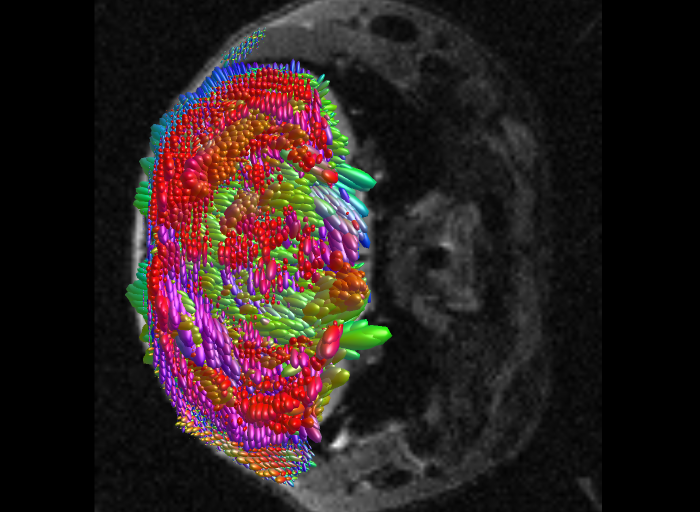
#> input picture tmp/ctrl_fod_0000.png, 1400 x 1024 px, found by its file name (shown at 1/2 size); its folder holds 8 pictures in this run
$ python make_4x3_figure.py
#> lines starting #> are read from the running program, lines starting #| are printed output that depends on the picture
### functions/config_loader.py
#!/usr/bin/env python3
"""
Configuration loader for mbrain pipeline.

This module provides a centralized way to load configuration from config1.yaml.
All scripts should use this to get parameters instead of hardcoding values.

Usage:
    from config_loader import load_config, get_config

    # Load once at start (respects MBRAIN_PIPELINE env var)
    cfg = load_config()

    # Or explicitly specify pipeline
    cfg = load_config(pipeline='flip1')

    # Access parameters
    step_size = cfg['tractography']['step_size']
    max_dist = cfg['matlab_cleaning']['max_dist']
"""

import os
import yaml
from pathlib import Path
from typing import Dict, Any, Optional

# Global config cache
_config: Optional[Dict[str, Any]] = None
_current_pipeline: Optional[str] = None

# [9 lines left out: function get_config_path, not called in this run]

def load_config(config_path: Optional[Path] = None, pipeline: Optional[str] = None) -> Dict[str, Any]:
    """
    Load configuration from YAML file.

    Args:
        config_path: Optional explicit path to config file.
        pipeline: Ignored, kept for API compatibility.

    Returns:
        Dictionary with all configuration parameters.
    """
#> called with config_path = 'config1.yaml'
    global _config, _current_pipeline

    if config_path is None:
        config_path = get_config_path(pipeline)

    _current_pipeline = 'flip1'

    if config_path is None:
        config_path = get_config_path(pipeline)
    config_path = Path(config_path).resolve()

    with open(config_path, 'r') as f:
        _config = yaml.safe_load(f)

    # ── Auto-detect base paths ──────────────────────────────────────────
    # repo_dir  = directory containing config1.yaml
    # data_base = repo_dir (publish branch: data/ and local/ are inside repo)
    # These can be overridden via environment variables.
    paths = _config.setdefault('paths', {})
    repo_dir = Path(os.environ.get(
        'MBRAIN_REPO_DIR',
        str(config_path.parent),
    ))
    data_base = Path(os.environ.get(
        'MBRAIN_DATA_BASE',
        str(repo_dir),
    ))
    paths['repo_dir'] = str(repo_dir)
    paths['data_base'] = str(data_base)

    # Auto-detect matlab_path if not set or if the path doesn't exist
    if not paths.get('matlab_path') or not Path(paths['matlab_path']).exists():
        for candidate in [
            '/Applications/MATLAB_R2025b.app/bin/matlab',
            '/Applications/MATLAB_R2024a.app/bin/matlab',
            '/opt/MATLAB/R2024a/bin/matlab',
            os.environ.get('MBRAIN_MATLAB_PATH', ''),
        ]:
            if candidate and Path(candidate).exists():
                paths['matlab_path'] = candidate
                break

    # Auto-detect rtp2_pipeline_path if not set or if the path doesn't exist
    if not paths.get('rtp2_pipeline_path') or not Path(paths['rtp2_pipeline_path']).exists():
        for candidate in [
            str(repo_dir / 'rtp2-pipeline'),
            str(repo_dir.parent / 'rtp2-pipeline'),
            str(repo_dir.parent / 'gitlab' / 'rtp2-pipeline'),
            os.environ.get('MBRAIN_RTP2_PATH', ''),
        ]:
            if candidate and Path(candidate).exists():
                paths['rtp2_pipeline_path'] = candidate
                break

    # Resolve {variable} placeholders in paths
    _resolve_path_variables(_config)

    # Allow environment variable override for derivatives directory
    # Used by --derivatives-dir CLI args across pipeline scripts
    deriv_override = os.environ.get('MBRAIN_DERIVATIVES_DIR')
    if deriv_override and 'paths' in _config:
        _config['paths']['derivatives_dir'] = deriv_override
        _config['paths']['derivatives_flip1'] = deriv_override

    return _config


def _resolve_path_variables(cfg: Dict[str, Any], max_passes: int = 5) -> None:
    """
    Resolve {variable} placeholders in the 'paths' section of the config.

    Variables like {repo_dir}, {data_base}, {matlab_path}, {rtp2_pipeline_path}
    are expanded using values from the same 'paths' dict.
    Also resolves {matlab_path} and {rtp2_pipeline_path} references in other sections.
    """
#> called with max_passes = 5
    if 'paths' not in cfg:
        return

    paths = cfg['paths']

    # Multi-pass resolution (handles chained references)
    for _ in range(max_passes):
        changed = False
        for key, val in paths.items():
            if isinstance(val, str) and '{' in val:
                new_val = val
                for ref_key, ref_val in paths.items():
                    if isinstance(ref_val, str) and '{' not in ref_val:
                        new_val = new_val.replace('{' + ref_key + '}', ref_val)
                if new_val != val:
                    paths[key] = new_val
                    changed = True
        if not changed:
            break

    # Also resolve path references in other sections (matlab_cleaning, atlas_coreg, file_tree, etc.)
    _resolve_nested(cfg, paths)


def _resolve_nested(obj: Any, paths: Dict[str, str]) -> None:
    """Recursively resolve {variable} placeholders in nested dicts/lists using paths dict."""
    if isinstance(obj, dict):
        for key, val in obj.items():
            if isinstance(val, str) and '{' in val:
                for ref_key, ref_val in paths.items():
                    if isinstance(ref_val, str):
                        val = val.replace('{' + ref_key + '}', ref_val)
                obj[key] = val
            elif isinstance(val, (dict, list)):
                _resolve_nested(val, paths)
    elif isinstance(obj, list):
        for i, item in enumerate(obj):
            if isinstance(item, str) and '{' in item:
                for ref_key, ref_val in paths.items():
                    if isinstance(ref_val, str):
                        item = item.replace('{' + ref_key + '}', ref_val)
                obj[i] = item
            elif isinstance(item, (dict, list)):
                _resolve_nested(item, paths)

# [165 lines left out: functions get_current_pipeline, get_config, get_tractography_params, get_matlab_cleaning_params, get_ants_params, get_subject_groups and 6 more, not called in this run]


# [24 lines that do not run on import are left out]

### functions/fixel_roi_analysis.py
"""
Fixel ROI Direction Analysis
=============================

Analyze main fiber directions within an arbitrary ROI mask using fixel decomposition.

Pipeline:
  1. Regrid ROI mask to FOD space (if grids differ)
  2. fod2fixel within the ROI → fixel directory
  3. fixel2peaks → peak direction vectors
  4. K-means clustering (k=n_clusters) on |v| for antipodal-safe grouping
  5. Scatter matrix eigenvector method for proper axial averaging
  6. 3D hemisphere scatter + radar plot visualization

Usage:
  from functions.fixel_roi_analysis import run_fixel_roi_analysis

  results = run_fixel_roi_analysis(
      roi_path='/path/to/roi.mif',
      fod_path='/path/to/wm_fod_norm_group.mif',
      output_dir='/path/to/dwi/',
      subject_id='sub-XXX',
      report_dir='/path/to/reports/',
      n_clusters=2,
  )
"""

import subprocess
import numpy as np
import nibabel as nib
from pathlib import Path
from sklearn.cluster import KMeans


# ---------------------------------------------------------------------------
# Core math
# ---------------------------------------------------------------------------

# [565 lines left out: functions get_directional_mean, extract_peak_vectors, cluster_fixel_directions, draw_radial_whiskers, plot_fixel_directions, _run_cmd and 2 more, not called in this run]


# ---------------------------------------------------------------------------
# Fixel loading helpers (for pre-existing fixel directories)
# ---------------------------------------------------------------------------

def _load_mif_as_array(mif_path, conda_env='mbrain'):
    """Convert .mif to temporary NIfTI and load as numpy array."""
    import tempfile, os, shutil
    with tempfile.NamedTemporaryFile(suffix='.nii.gz', delete=False) as tmp:
        tmp_path = tmp.name
    try:
        # Try bare mrconvert first (works when mrtrix is loaded via modules)
        if shutil.which('mrconvert'):
            subprocess.run(
                f'mrconvert "{mif_path}" "{tmp_path}" -force -quiet',
                shell=True, check=True, capture_output=True)
        else:
            # Fall back to micromamba wrapper
            subprocess.run(
                f'micromamba run -n {conda_env} mrconvert "{mif_path}" "{tmp_path}" -force -quiet',
                shell=True, check=True, capture_output=True)
        data = nib.load(tmp_path).get_fdata()
    finally:
        if os.path.exists(tmp_path):
            os.remove(tmp_path)
    return data


def load_fixel_dir(fixel_dir, conda_env='mbrain'):
    """Load fixel data from an fod2fixel output directory.

    Returns dict with keys: index (X,Y,Z,2), directions (N,3), fd (N,), peak_amp (N,).
    """
    fixel_dir = Path(fixel_dir)
    index = _load_mif_as_array(fixel_dir / 'index.mif', conda_env)
    directions_raw = _load_mif_as_array(fixel_dir / 'directions.mif', conda_env)
    afd_path = fixel_dir / 'afd.mif'
    fd_path = fixel_dir / 'fd.mif'
    density_path = afd_path if afd_path.exists() else fd_path
    fd = _load_mif_as_array(density_path, conda_env).flatten()

    # Load peak FOD amplitude (more sensitive to fiber presence vs noise)
    peak_path = fixel_dir / 'peak.mif'
    if not peak_path.exists():
        peak_path = fixel_dir / 'peak_amp.mif'
    if peak_path.exists():
        peak_amp = _load_mif_as_array(peak_path, conda_env).flatten()
    else:
        peak_amp = fd.copy()  # fallback to AFD

    dirs = directions_raw[:, :, 0] if directions_raw.ndim == 3 else directions_raw
    return dict(index=index, directions=dirs, fd=fd, peak_amp=peak_amp)


# [771 lines left out: functions load_roi_mask, extract_slicewise_vectors, slicewise_kmeans, plot_3group_kmeans_comparison, plot_3group_component_lines, analyze_3group_kmeans, not called in this run]

### figs/make_4x3_figure.py
#!/usr/bin/env python3
"""Generate 4×3 composite fixel figure: FODs | Fixels | Radar (single) | Radar (group).

Columns: CTRL | AP | APTR
Row 1: FOD screenshots (from mrview captures)
Row 2: Fixel screenshots (from mrview captures)
Row 3: Single-mouse peak-weighted radar plot (central slice)
Row 4: Group-level radar plot (all subjects, aggregate)
"""
import sys, os
sys.path.insert(0, os.path.dirname(os.path.dirname(os.path.abspath(__file__))))

import numpy as np
import matplotlib
matplotlib.use('Agg')
import matplotlib.pyplot as plt
from PIL import Image
from pathlib import Path

from functions.fixel_roi_analysis import (
    load_fixel_dir, load_roi_mask, extract_slicewise_vectors,
    slicewise_kmeans, cluster_fixel_directions
)
from functions.config_loader import load_config

# ============================================================
# Config
# ============================================================
TMP = Path('tmp')
REPORTS = Path('reports')
REPORTS.mkdir(exist_ok=True)

cfg = load_config('config1.yaml')
DERIV = Path(cfg['paths']['derivatives_flip1'])

# Selected subjects and their central FOD-space slices
SUBJECTS = {
    'CTRL': {
        'id': 'sub-138-1010-L1F',
        'ses': 'ses-260115101441',
        'fod_slice': 13,
        'roi_rel': 'atlas/rois/fod_space/roi_isocortex_left.nii.gz',
        'roi_name': 'isocortex',
    },
    'AP': {
        'id': 'sub-769-C-O5-R1M',
        'ses': 'ses-240911115733',
        'fod_slice': 14,
        'roi_rel': 'manual_roi/fod_space/roi_Graft_left_flip_fod.mif',
        'roi_name': 'graft',
    },
    'APTR': {
        'id': 'sub-Apallial17NmF',
        'ses': 'ses-240816091633',
        'fod_slice': 15,
        'roi_rel': 'manual_roi/fod_space/roi_Graft_left_flip_fod.mif',
        'roi_name': 'graft',
    },
}

GROUP_COLORS = {'CTRL': '#27ae60', 'AP': '#e74c3c', 'APTR': '#3498db'}

# Screenshot file prefixes (from capture_3groups.sh)
SCREENSHOT_MAP = {
    ('CTRL', 'fod'): TMP / 'ctrl_fod_0000.png',
    ('AP', 'fod'): TMP / 'ap_fod_0000.png',
    ('APTR', 'fod'): TMP / 'aptr_fod_0000.png',
    ('CTRL', 'fixel'): TMP / 'ctrl_fixel_0000.png',
    ('AP', 'fixel'): TMP / 'ap_fixel_0000.png',
    ('APTR', 'fixel'): TMP / 'aptr_fixel_0000.png',
}


# ============================================================
# Helper: rotate screenshot 90° CW
# ============================================================
def load_rotated(path):
    """Load image, rotate 90° CW, return as numpy array."""
    img = Image.open(path).rotate(-90, expand=True)
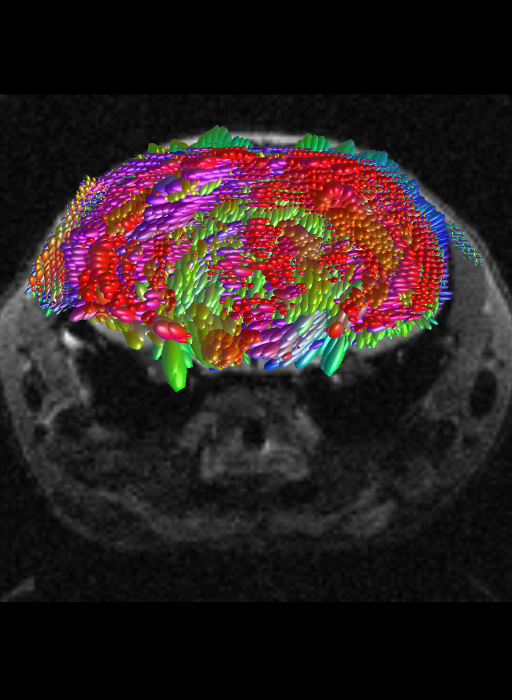
#> img: PIL image 1024x1400 RGB (shown at 1/2 size); mean R, G, B 44.3, 31.3, 31.2
    return np.array(img)


# ============================================================
# Helper: draw radar plot on an existing axes
# ============================================================
# [57 lines left out: function draw_radar, not called in this run]


# ============================================================
# Step 1: Load screenshots and rotate
# ============================================================
print("Loading and rotating screenshots...")
screenshots = {}
for key, path in SCREENSHOT_MAP.items():
    if path.exists():
        screenshots[key] = load_rotated(path)
        print(f"  ✓ {key}: {path.name}")
    else:
        print(f"  ✗ {key}: {path.name} NOT FOUND")
        screenshots[key] = np.zeros((400, 400, 3), dtype=np.uint8)
#> pass 2 of the loop `for key, path in SCREENSHOT_MAP.items():`:
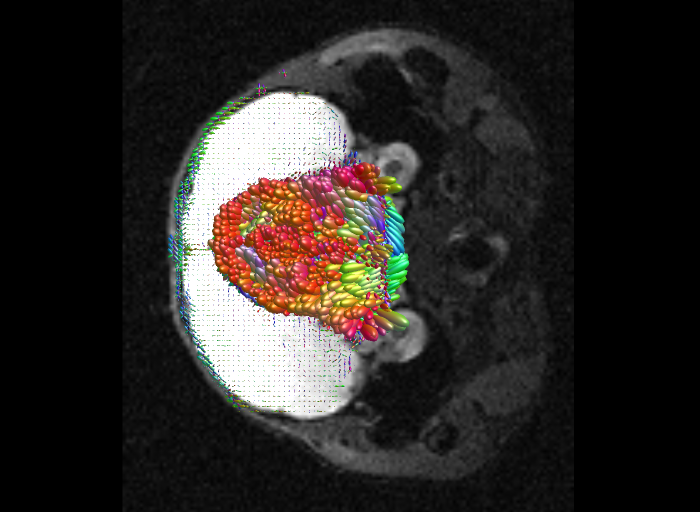
#> input picture tmp/ap_fod_0000.png, 1400 x 1024 px, found by its file name (shown at 1/2 size)
#> in load_rotated (call 2), `img = Image.open(path).rotate(-90, expand=True)`:
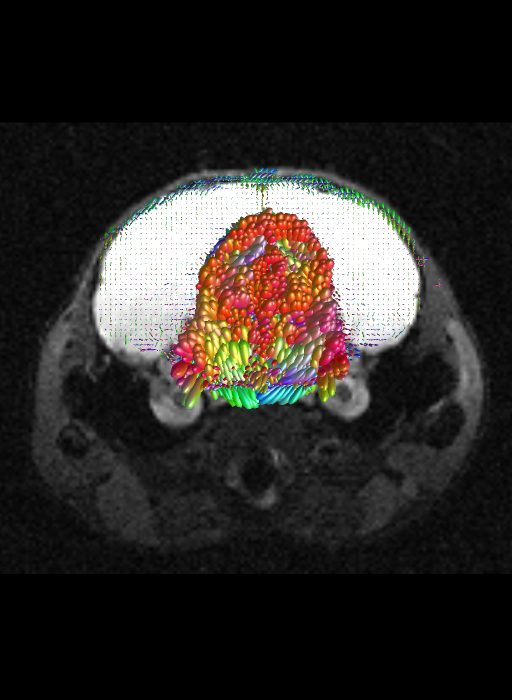
#> img: PIL image 1024x1400 RGB (shown at 1/2 size); mean R, G, B 44.8, 40.9, 38.3
#> pass 3 of the loop `for key, path in SCREENSHOT_MAP.items():`:
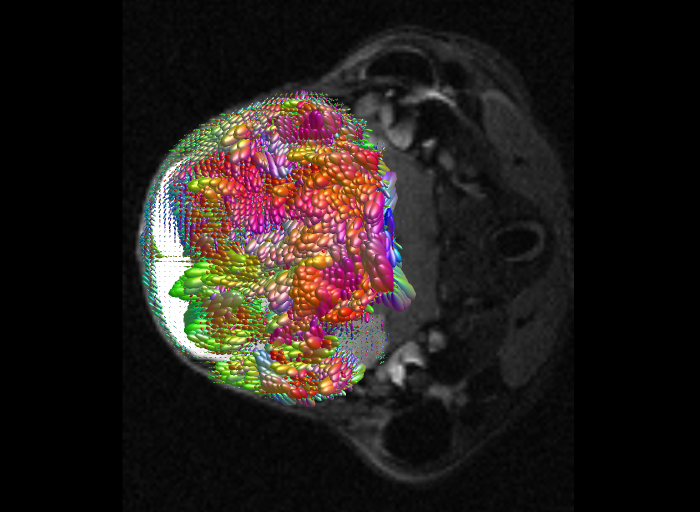
#> input picture tmp/aptr_fod_0000.png, 1400 x 1024 px, found by its file name (shown at 1/2 size)
#> in load_rotated (call 3), `img = Image.open(path).rotate(-90, expand=True)`:
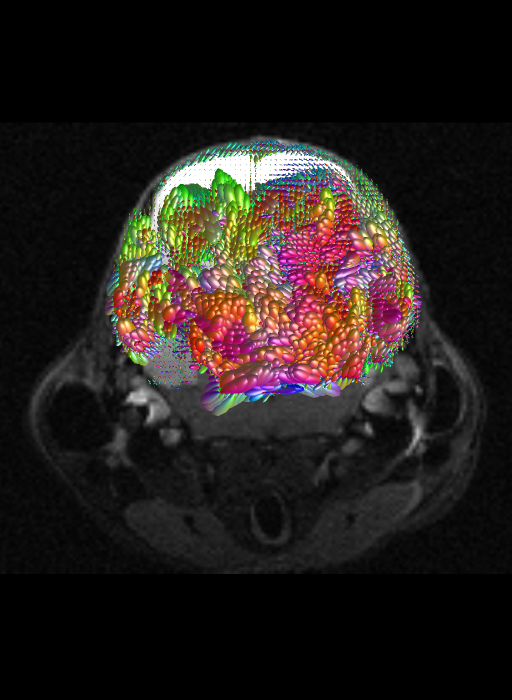
#> img: PIL image 1024x1400 RGB (shown at 1/2 size); mean R, G, B 36.5, 29.8, 26.9
#> the loop made 6 passes; the first 3 are shown


# ============================================================
# Step 2: Generate single-mouse radar plots (Row 3)
# ============================================================
print("\n--- Generating single-mouse radar plots (Row 3) ---")
single_radar_data = {}

for group, info in SUBJECTS.items():
    subj_dir = DERIV / info['id'] / info['ses']
    fixel_dir = subj_dir / 'dwi' / 'fixels_group'
    roi_path = subj_dir / info['roi_rel']

    print(f"  {group}: Loading fixels for {info['id']}...")
#> (the run stopped early here; a loop or call above may not have finished)
